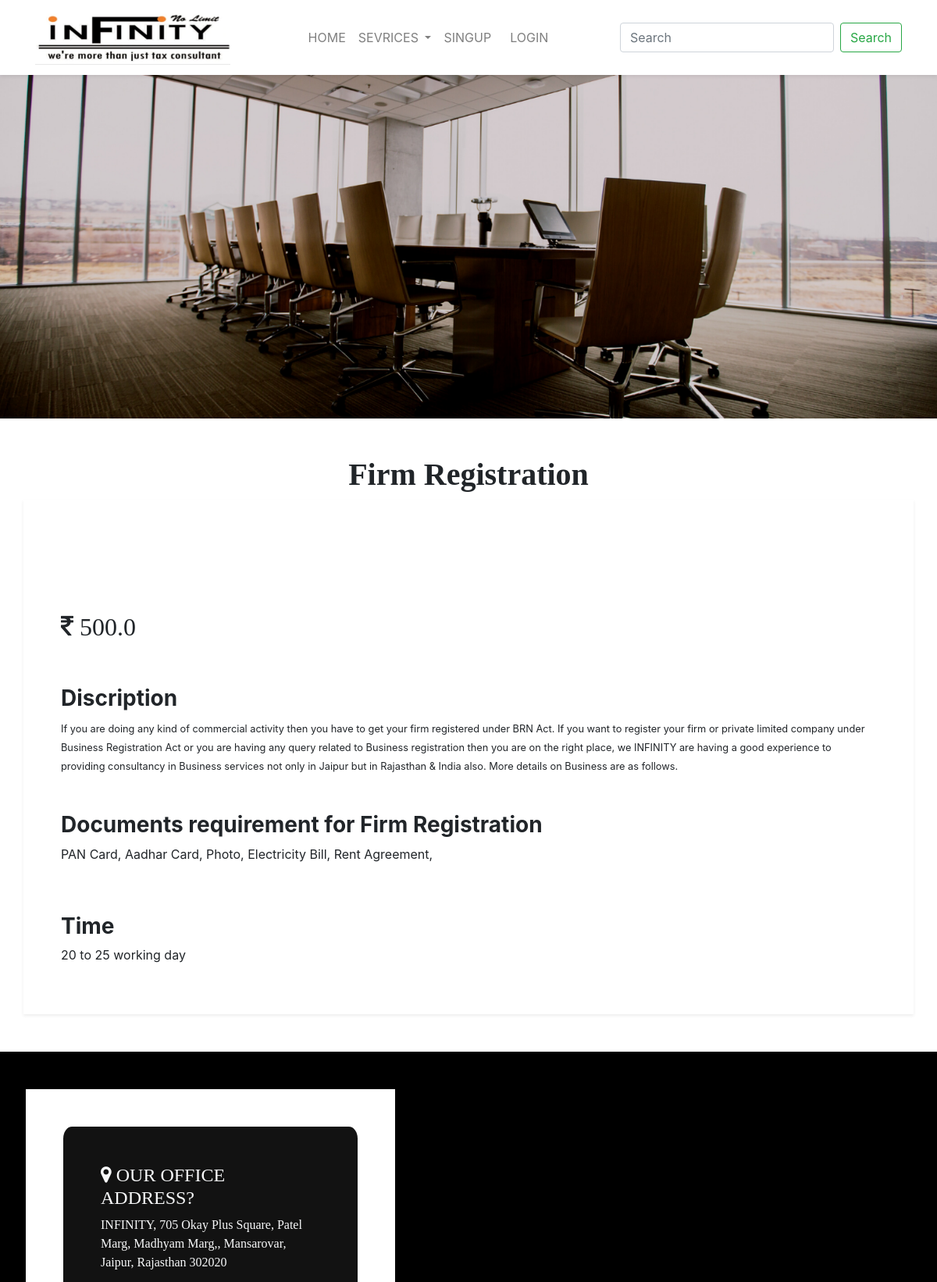
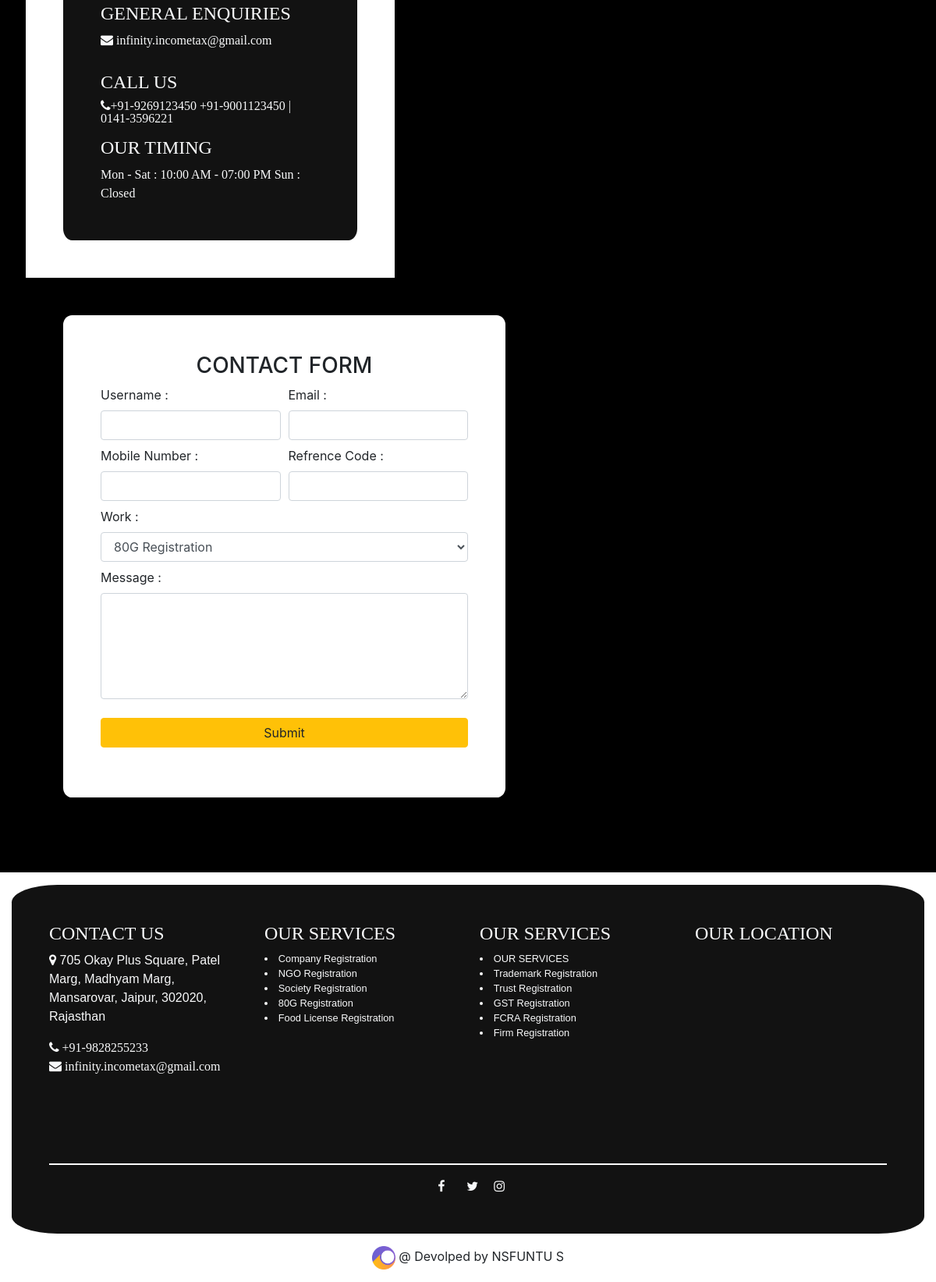
The app's page /detail/6 with its own data (2 pictures, top to bottom).
### core/models.py (models this page shows, shortened)
class Service(models.Model):
    image = models.ImageField(upload_to = 'media')
    title = models.CharField(max_length=100)
    price = models.FloatField()
    short_dis = models.TextField(null=True, blank=True)
    discription = models.TextField()
    documents  = models.TextField(null=True,blank=True)
    time = models.CharField(max_length=20)

### core/views.py (the view)
# urls.py: path('detail/<int:id>',detail_view,name='detail'),
def detail_view(request,id):
    objects  = Service.objects.all()
    object  = get_object_or_404(Service,pk=id)
    context  = {'object': object,
    'objects' : objects  }
    return render(request,'detail.html',context)

### infinity/templates/detail.html (shortened to what this page needs)
{% extends 'base.html' %}
{% block content %}
<img class="img-fluid" src="{{ object.image.url }}" alt="">
<h1 class="text-center mt-5 font-weight-bold" style="font-family: Georgia, 'Times New Roman', Times, serif;">
    {{object.title }} </h1>
<div class=" container shadow-sm">
    <div class="row">
        <div class="col-lg-12 col-sm-12 col-md-12 p-5">
            <h2 class="mt-5 pt-5">
                <i class="fa fa-inr" aria-hidden="true"><span> {{ object.price }} </span></i>
            </h2>
            <h3 class="font-weight-bold pt-5">Discription</h3>
            <small>
                {{ object.discription }}
            </small>
            {% if object.documents %}
                <h3 class="font-weight-bold pt-5">Documents requirement for {{ object.title }}</h3>
            <p>
                {{ object.documents }}
            </p>
            {% endif %}
            <h3 class="font-weight-bold pt-5">Time</h3>
            <p>
                {{ object.time }}
            </p>
        </div>
    </div>
</div>
{% include 'form.html' %}
{% endblock %}

### records on screen
Service: image (picture), title "Firm Registration", price "500.0", discription "If you are doing any kind of commercial activity then you have to get your firm registered under BRN Act. If you want to register your firm or private limited company under Business Registration Act or you are having any query related to Business registration then you are on the right place, we INFINITY are having a good experience to providing consultancy in Business services not only in Jaipur but in Rajasthan & India also. More details on Business are as follows.", documents "PAN Card, Aadhar Card, Photo, Electricity Bill, Rent Agreement,", time "20 to 25 working day"

### other values on screen
form field work "80G Registration"
